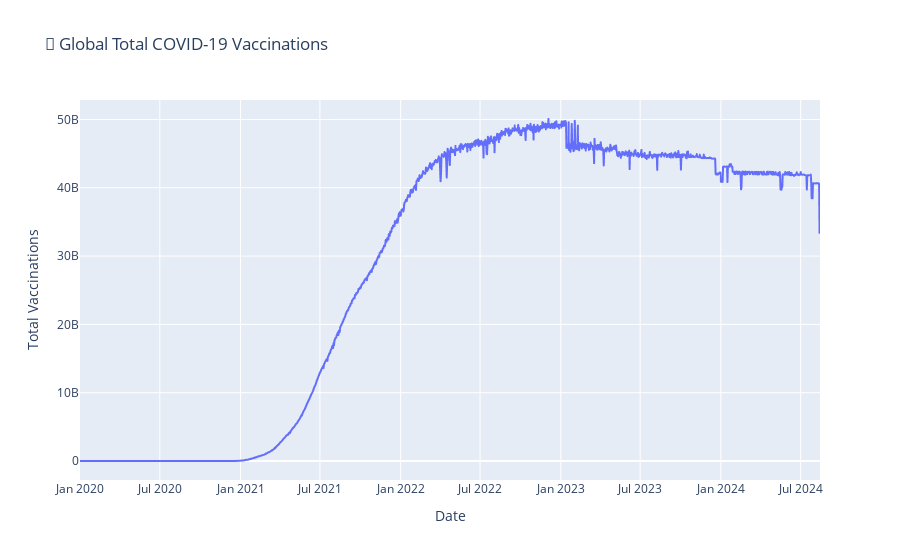

Notebook source saved alongside this figure:
### Code cell
#4️⃣ Vaccination trend over time
# If total_vaccinations exists:
if 'total_vaccinations' in df.columns:
    global_vax = df.groupby('date')['total_vaccinations'].sum().reset_index()

    fig = px.line(global_vax,
                  x='date',
                  y='total_vaccinations',
                  title='💉 Global Total COVID-19 Vaccinations',
                  labels={'total_vaccinations': 'Total Vaccinations', 'date': 'Date'})

    fig.show()
else:
    print("⚠️ Vaccination data not found in this dataset.")

### Figure 1 — Plotly figure (JSON) as saved in the notebook; plotly's stock layout.template omitted (floating-point values rounded to 4 significant figures; data arrays with more than 128 entries replaced by an {"elided": "..."} marker saying what was removed)
{"data": [{"hovertemplate": "Date=%{x}<br>Total Vaccinations=%{y}<extra></extra>", "legendgroup": "", "line": {"color": "#636efa", "dash": "solid"}, "marker": {"symbol": "circle"}, "mode": "lines", "name": "", "showlegend": false, "type": "scattergl", "x": {"elided": "1688 str values"}, "xaxis": "x", "y": {"elided": "1688 float values"}, "yaxis": "y"}], "layout": {"legend": {"tracegroupgap": 0}, "title": {"text": "💉 Global Total COVID-19 Vaccinations"}, "xaxis": {"anchor": "y", "domain": [0, 1], "title": {"text": "Date"}}, "yaxis": {"anchor": "x", "domain": [0, 1], "title": {"text": "Total Vaccinations"}}}}
